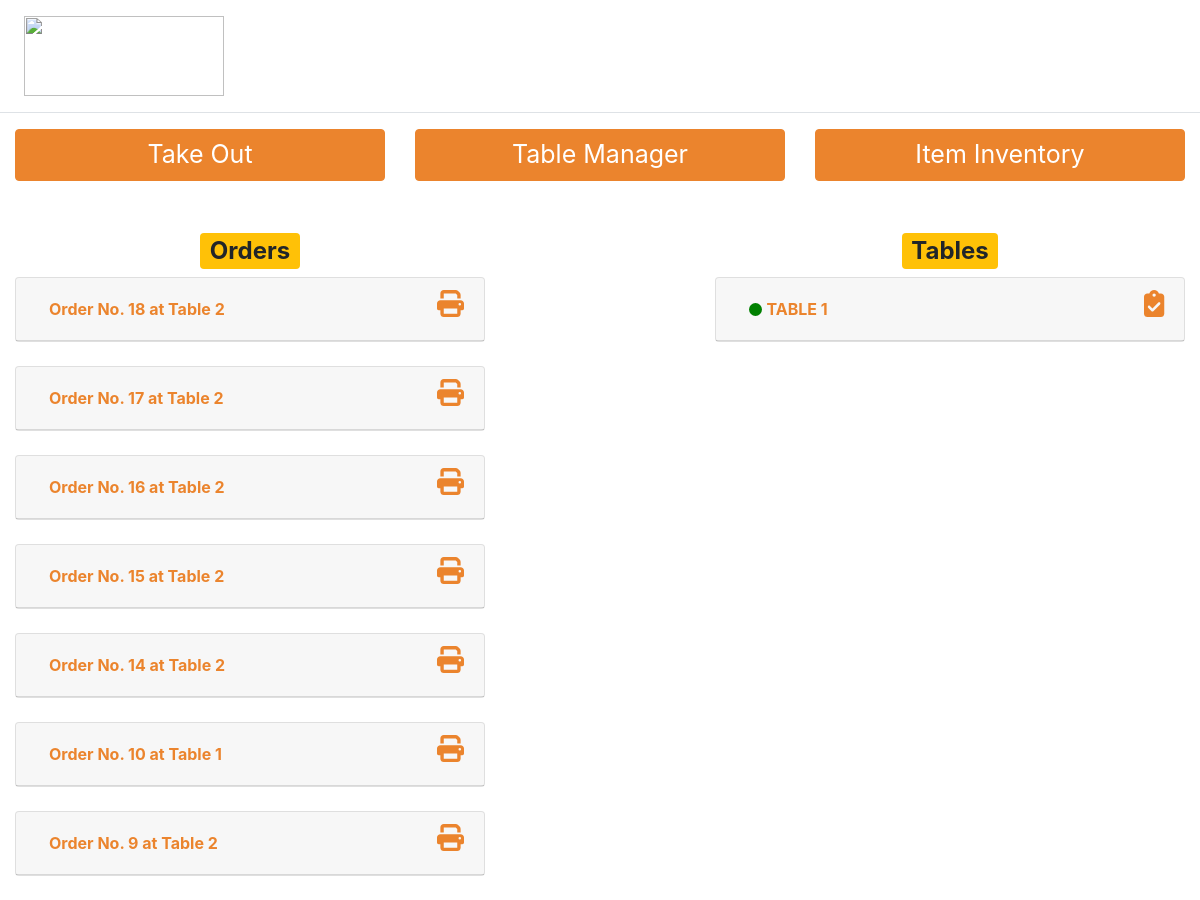
Page /en/orders/admin/ (signed in) on the earlier database version.
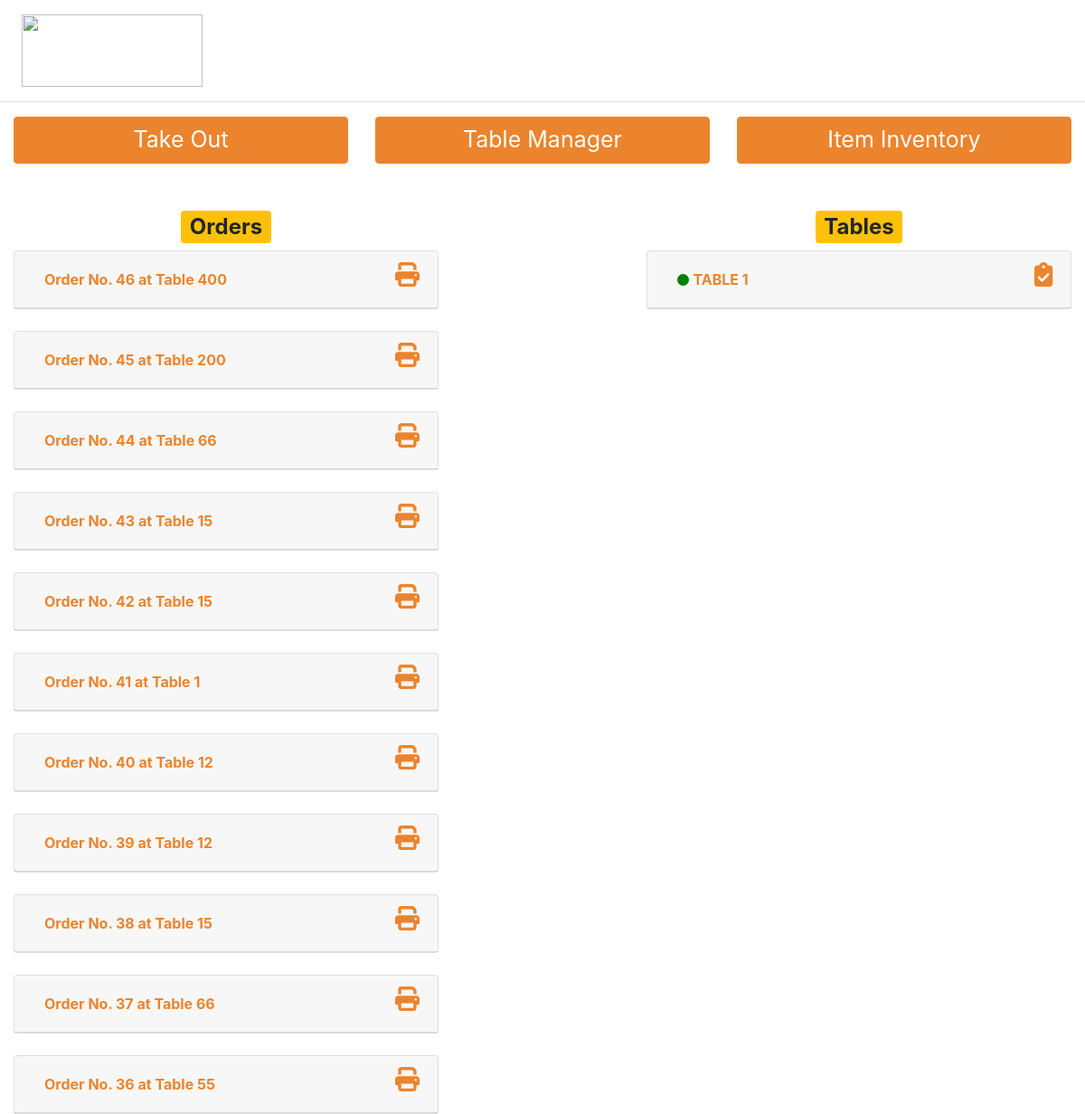
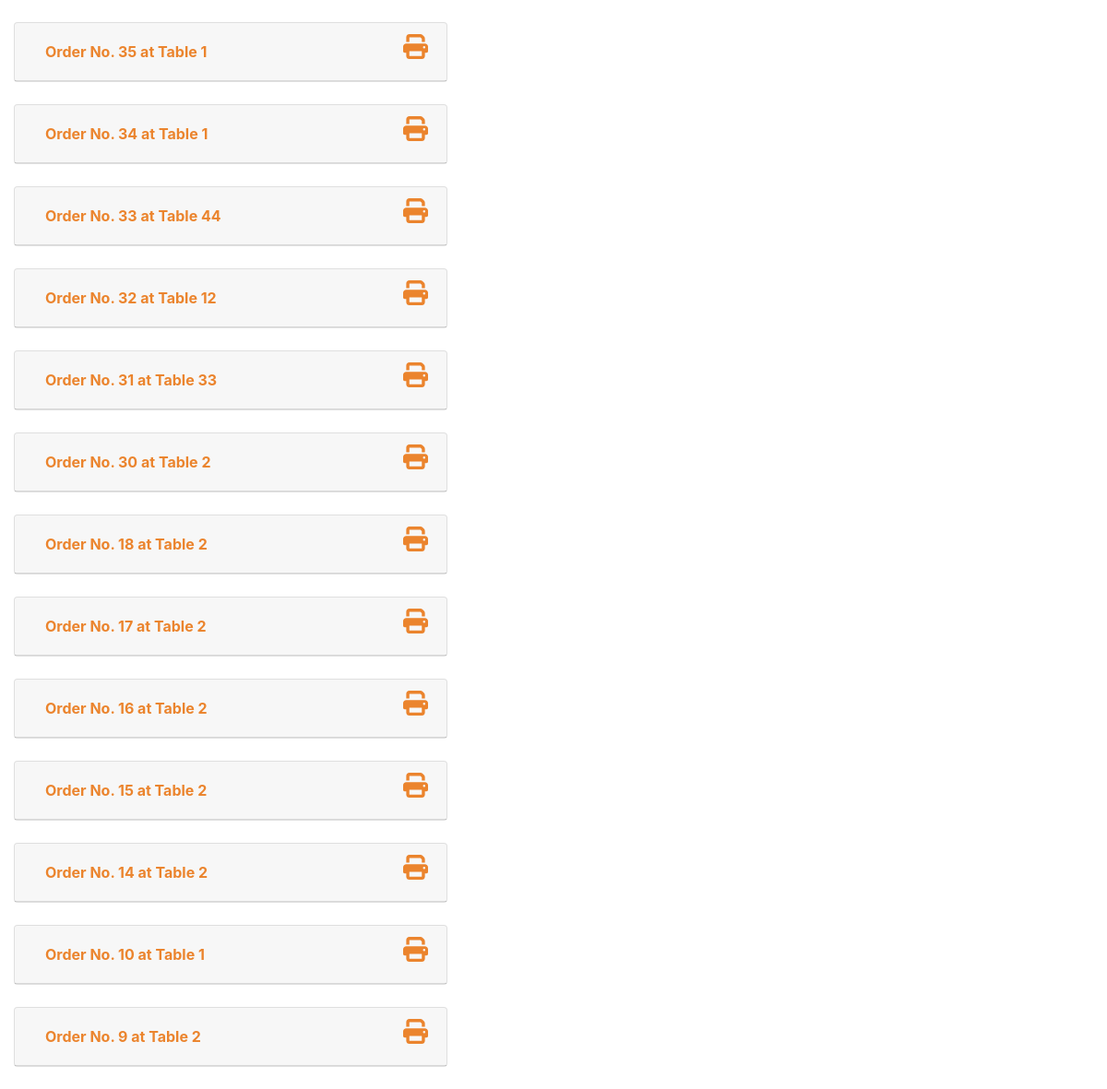
Same page on the later database version (2 pictures, top to bottom).
### orders/models.py (models this page shows, shortened)
class Order(models.Model):
    table = models.IntegerField()
    total = models.DecimalField(max_digits=10, decimal_places=2)
    created = models.DateTimeField(auto_now_add=True)
    paid = models.BooleanField(default=False)
    processed = models.BooleanField(default=False)
    class Meta:
        ordering = ('-created',)
    def __str__(self):
        return 'Order {}'.format(self.id)

### orders/views.py (the view)
# urls.py: path('admin/', views.order_list, name='order_list'),
def order_list(request):
    if request.user.is_superuser:
        orders = Order.objects.filter(processed=False)
        order_items = OrderItem.objects.all()
        tables = Table.objects.all()
        processed_orders = Order.objects.filter(processed=True, paid=False)
        active_tables = []
        for order in processed_orders:
            if order.table not in active_tables:
                active_tables.append(order.table)
        return render(request, 'orders_list.html', {'orders': orders, 'order_items': order_items, 'tables': active_tables, 'proc_orders': processed_orders })

### cart/context_processors.py (called while the page is built)
def cart(request):
    return {'cart': Cart(request)}

### shop/models.py (called while the page is built)
    def __str__(self):
        return self.name

### orders/templates/orders_list.html (shortened to what this page needs)
{% extends "base.html" %}
{% block content %}
<br>
<div class="row" style="float: center;">
  <div class="col col-lg-3"></div>
  <div class="col col-lg-5" id="notifylist">
  <br>
  </div>
</div>
<div class="row">
  <div class="col col-md-5">
    <h2 style="text-decoration: underline; text-align: center;"><span class="badge badge-warning">Orders</span></h2>
    <div id="accordion">
      {% for order in orders %}
      <div class="card">
        <div class="card-header" id="heading{{ order }}">
          <h5 class="mb-0">
            <button class="btn btn-link" data-toggle="collapse" data-target="#collapse{{ order }}" aria-expanded="true"
              aria-controls="collapse{{ order }}">
              <b>Order No. {{ order.id }} at Table {{order.table}}</b>
            </button>
            <a href="{% url 'orders:process_order' order_id=order.id %}"><i class="fas fa-print"
                style="float: right; text-align: right; font-size: 27px;"></i></a>
          </h5>
        </div>
      </div>
      <br>
      {% endfor %}
    </div>
  </div>
  <div class="col col-md-2">
  </div>
  <div class="col col-md-5">
    <h2 style="text-decoration: underline; float: center; text-align: center;"><span
        class="badge badge-warning">Tables</span></h2>
        {% for table in tables %}
    <div id="accordion">
      <div class="card">
        <div class="card-header" id="{{ table }}">
          <h5 class="mb-0">
            <button class="btn btn-link" data-toggle="collapse" data-target="#collapse{{ table }}" aria-expanded="true"
              aria-controls="{{ table }}">
              <i class="fas fa-circle" style="color: green; font-size: 13px;"></i> <b>TABLE {{ table }}</b>
            </button>
            <a href="{% url 'orders:process_table' table_number=table %}"><i class="fas fa-clipboard-check"
                style="float: right; text-align: right; font-size: 27px;"></i></a>
          </h5>
        </div>
      </div>
    </div> <br>
    {% endfor %}
  </div>
</div>
{% endblock %}

Differences in the rows shown:
added Order: id "46", table "400"
added Order: id "45", table "200"
added Order: id "44", table "66"
added Order: id "43", table "15"
added Order: id "42", table "15"
added Order: id "41", table "1"
added Order: id "40", table "12"
added Order: id "39", table "12"
added Order: id "38", table "15"
added Order: id "37", table "66"
added Order: id "36", table "55"
added Order: id "35", table "1"
added Order: id "34", table "1"
added Order: id "33", table "44"
added Order: id "32", table "12"
added Order: id "31", table "33"
added Order: id "30", table "2"
